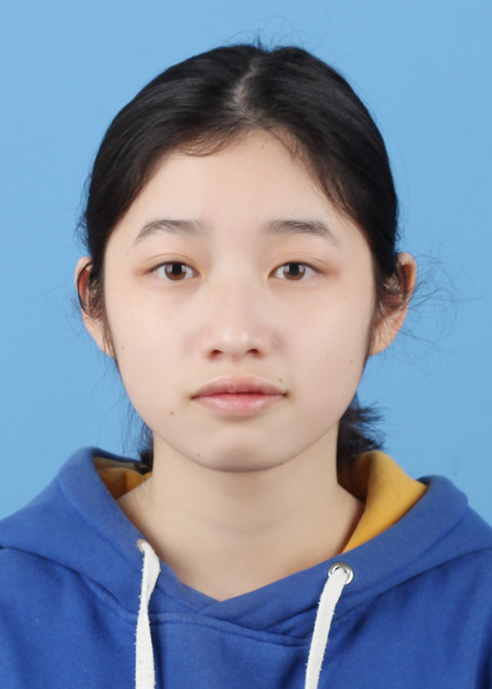
#> input picture aaa.jpg, 492 x 689 px
$ python hw1.py
#> lines starting #> are read from the running program, lines starting #| are printed output that depends on the picture; after the words box and inside, x2 and y2 are one past the last pixel; in counts of white or black regions, pixels touching at a corner belong together
import cv2

global flag
flag=False

def mouse_event(event, x, y, flags, param):
	global flag
	if event == cv2.EVENT_LBUTTONDOWN:
		flag=True;
	elif event == cv2.EVENT_MOUSEMOVE:
		if flag:
			cv2.circle(img, (x, y), 5, (0, 0, 255), -1)
	elif event == cv2.EVENT_LBUTTONUP:
		flag=False;


img=cv2.imread("aaa.jpg")
#> img is the input picture: shape (689, 492, 3); mean B, G, R 165.8, 141.8, 125.8
fourcc = cv2.VideoWriter_fourcc('M','J','P','G')
width=492
height=689
size=(width,height)
video= cv2.VideoWriter("hw1.avi",fourcc,6,size)

img=cv2.putText(img,'3160102215SUMAN',(50,300),cv2.FONT_HERSHEY_COMPLEX_SMALL,1.2,(0,0,0),2)
#> img: shape (689, 492, 3); 0.69% of pixels changed, all inside (x1, y1, x2, y2) = (51, 283, 303, 302)
for i in range(1,7):
	video.write(img)
	cv2.imshow('frame',img)
	if(cv2.waitKey(100)&0xFF==ord(' ')):
		cv2.waitKey(0)
#> this loop made 6 passes; (key Esc is pressed on pass 1)

for i in range(1,10):
	cv2.circle(img,(0,0),i*100,(255,255,255),-1)
	video.write(img)
	cv2.imshow('frame',img)
	if(cv2.waitKey(100)&0xFF==ord(' ')):
		cv2.waitKey(0)
#> this loop made 9 passes; (key Esc is pressed on pass 1)
#> img: shape (689, 492, 3); every value is 255

cv2.namedWindow('frame')
cv2.setMouseCallback('frame', mouse_event)
img=cv2.putText(img,'click mouse to start',(50,300),cv2.FONT_HERSHEY_COMPLEX_SMALL,1.2,(0,0,0),2)
img=cv2.putText(img,'push SPACE to stop painting',(50,400),cv2.FONT_HERSHEY_COMPLEX_SMALL,1.2,(0,0,0),2)
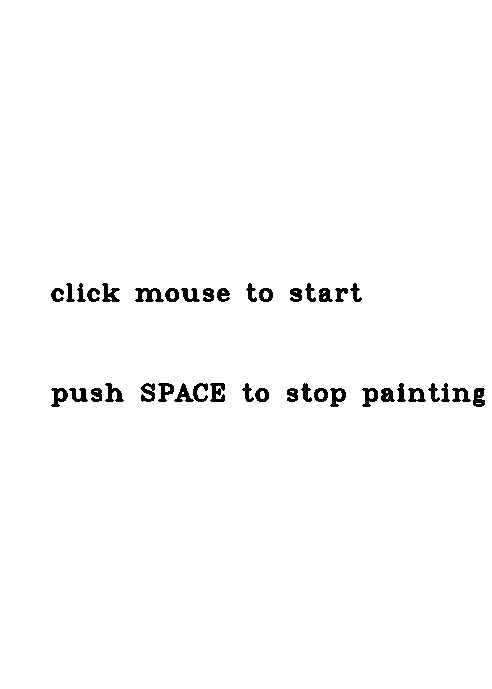
#> img: shape (689, 492, 3); 98.4% white; 40 black regions, largest, box (x1, y1, x2, y2) and area: (135, 288, 164, 302) 239, (210, 383, 225, 402) 193, (102, 283, 120, 302) 179
while(1):
	cv2.imshow('frame',img)
	video.write(img)
	if(cv2.waitKey(100)&0xFF==ord(' ')):
#> (key Esc is pressed here)
		break;

for i in range(1,10):
	cv2.rectangle(img,(450-50*i,0),(500,700),(166,215,166),-1)
	cv2.imshow('frame',img)
	video.write(img)
	if(cv2.waitKey(100)&0xFF==ord(' ')):
		cv2.waitKey(0)
#> this loop made 9 passes; (key Esc is pressed on pass 1)
#> pass 1, `cv2.imshow('frame',img)`:
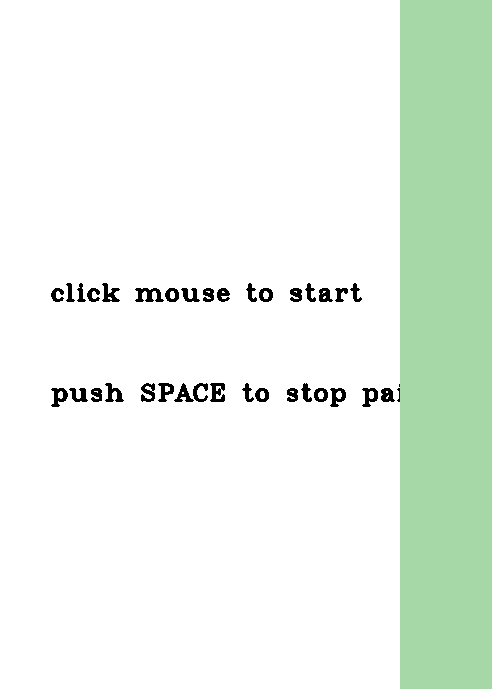
#> window 'frame': shape (689, 492, 3); mean B, G, R 234.9, 244, 234.9
#> after the loop:
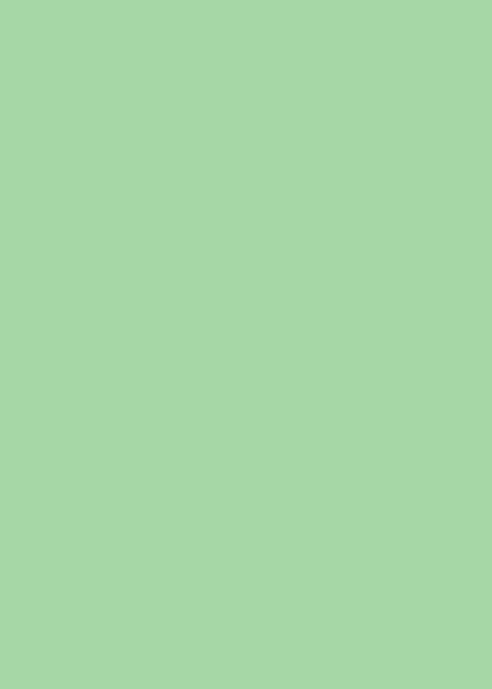
#> img: shape (689, 492, 3); mean B, G, R 166, 215, 166

for i in range(1,3):
	cv2.circle(img,(250,250),70,(0,0,255),5)
	cv2.imshow('frame',img)
	video.write(img)
	if(cv2.waitKey(100)&0xFF==ord(' ')):
		cv2.waitKey(0)
#> this loop made 2 passes; (key Esc is pressed on pass 1)
for i in range(1,3):
	cv2.line(img,(250,100),(250,400),(0,0,255),5)
	cv2.imshow('frame',img)
	video.write(img)
	if(cv2.waitKey(100)&0xFF==ord(' ')):
		cv2.waitKey(0)
for i in range(1,3):
	cv2.line(img,(150,400),(350,400),(0,0,255),5)
	cv2.imshow('frame',img)
	video.write(img)
	if(cv2.waitKey(100)&0xFF==ord(' ')):
		cv2.waitKey(0)
#> this loop made 2 passes; (key Esc is pressed on pass 1)
#> pass 1, `cv2.imshow('frame',img)`:
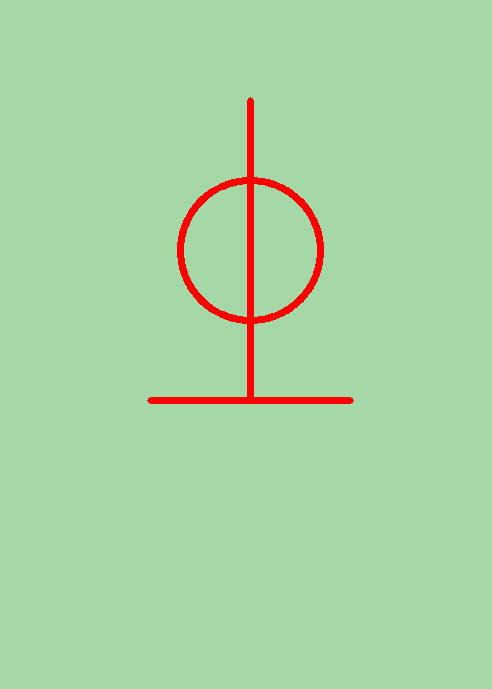
#> window 'frame': shape (689, 492, 3); mean B, G, R 162.8, 210.9, 167.7

for k in range(1,6):
	for i in range( height ):
		for j in range( width - k*100 ):
			img[i, j] = img[i, j+100]
	cv2.imshow('frame',img)
	video.write(img)
	if(cv2.waitKey(100)&0xFF==ord(' ')):
		cv2.waitKey(0)
#> this loop made 5 passes; (key Esc is pressed on pass 1)
#> pass 1, `cv2.imshow('frame',img)`:
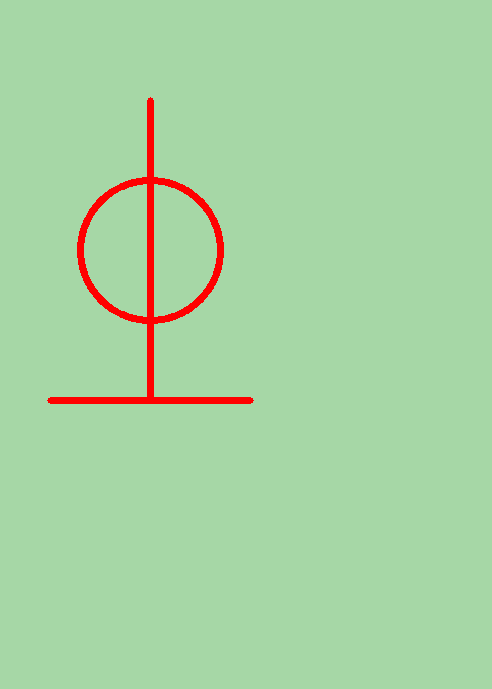
#> window 'frame': shape (689, 492, 3); mean B, G, R 162.8, 210.9, 167.7

for i in range(1,7):
	if flag:
		img=cv2.putText(img,'FIN',(width/2,height/2),cv2.FONT_HERSHEY_COMPLEX_SMALL,1.2,(255,0,0),2)
	else:
		img=cv2.putText(img,'FIN',(width/2,height/2),cv2.FONT_HERSHEY_COMPLEX_SMALL,1.2,(0,0,255),2)

	flag = bool(1-flag)
	cv2.imshow('frame',img)
	video.write(img)
	if(cv2.waitKey(100)&0xFF==ord(' ')):
		cv2.waitKey(0)
#> this loop made 6 passes; (key Esc is pressed on pass 1)
#> pass 1, `img=cv2.putText(img,'FIN',(width/2,height/2),cv2.FONT_HERSHEY_COMPLEX_..`:
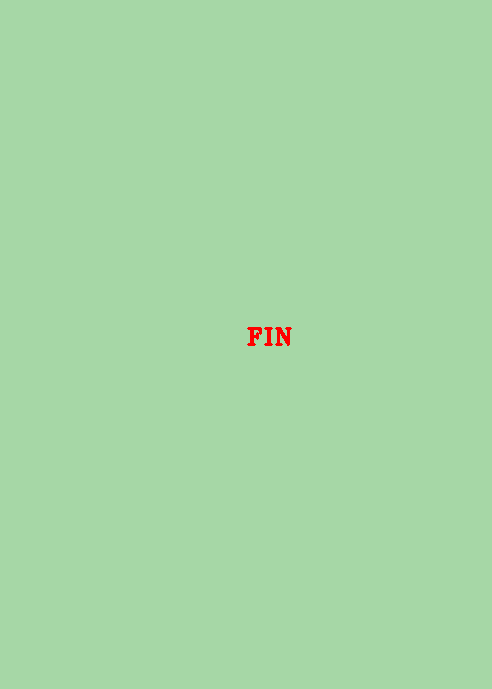
#> img: shape (689, 492, 3); 0.13% of pixels changed, all inside (x1, y1, x2, y2) = (247, 327, 292, 346)
#> pass 2, `img=cv2.putText(img,'FIN',(width/2,height/2),cv2.FONT_HERSHEY_COMPLEX_..`:
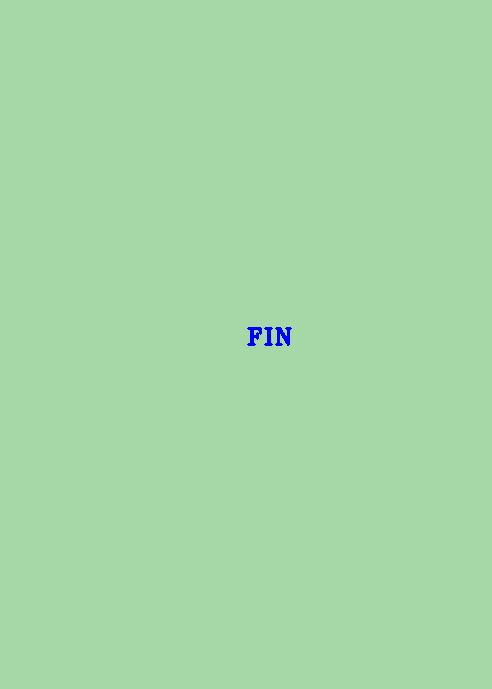
#> img: shape (689, 492, 3); 0.13% of pixels changed, all inside (x1, y1, x2, y2) = (247, 327, 292, 346)

video.release()
